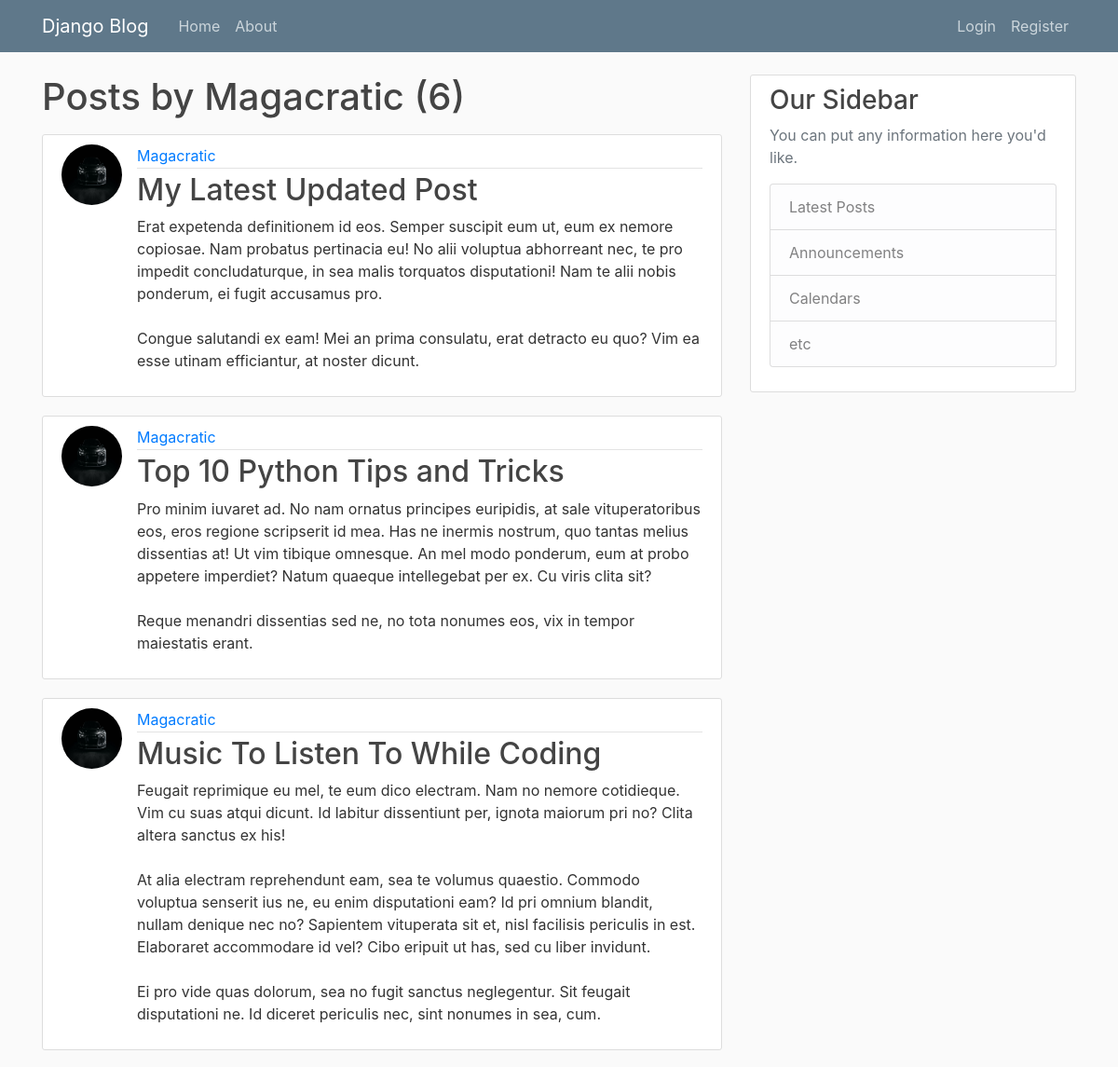
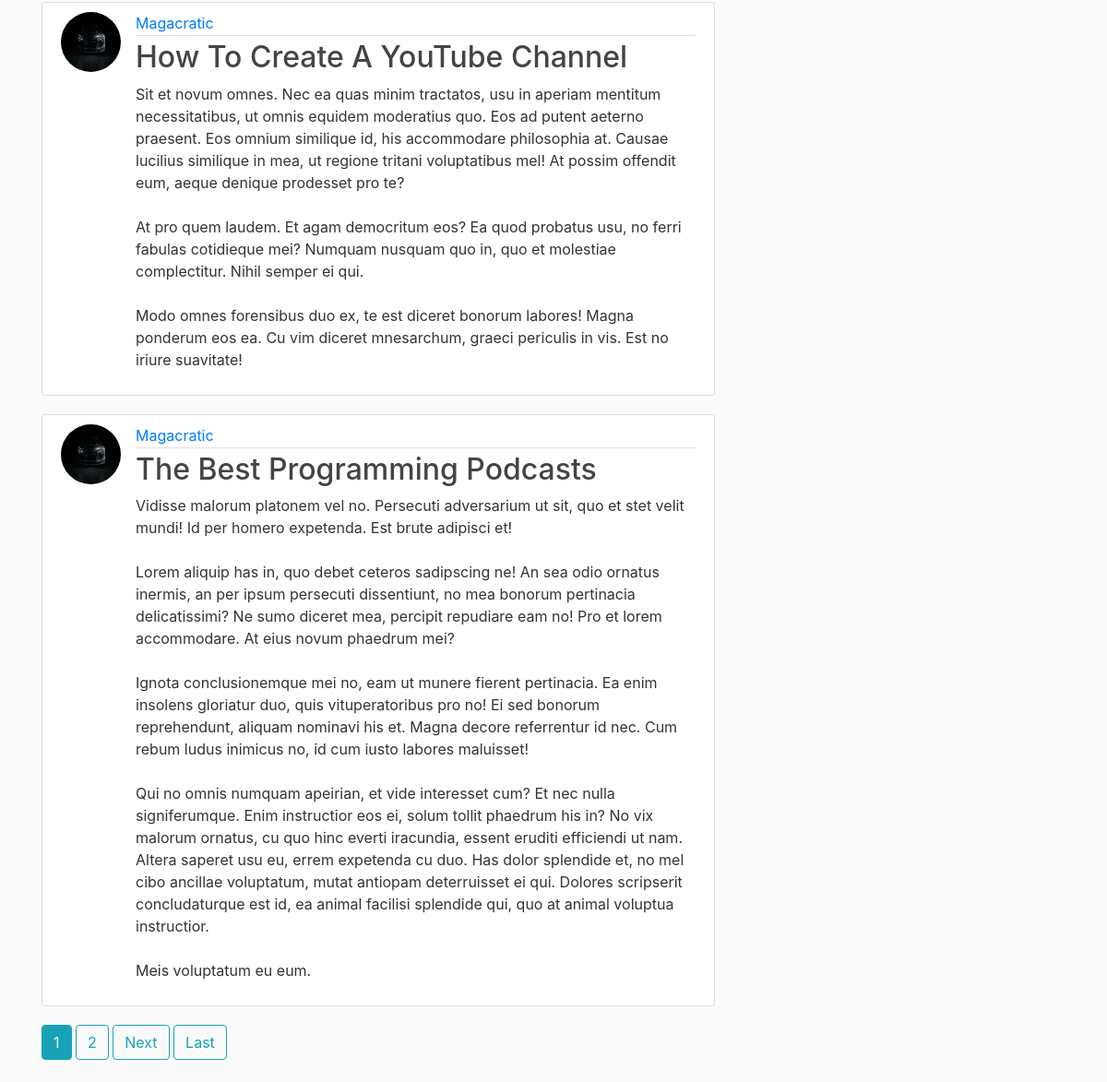
/user/Magacratic/, run on the app's committed database (2 pictures, top to bottom).
### blog/models.py (models this page shows, shortened)
class Post(models.Model):
    title = models.CharField(max_length=100)
    content = models.TextField()
    data_posted = models.DateTimeField(default = timezone.now)
    author = models.ForeignKey(User,on_delete=models.CASCADE)

### users/models.py (models this page shows, shortened)
class Profile(models.Model):
    user = models.OneToOneField(User,on_delete=models.CASCADE)
    image = models.ImageField(default='default.jpg',upload_to='profile_pics')

### blog/views.py (the view)
# urls.py: path('user/<str:username>/',UserPostListView.as_view(),name ='user-posts'),
class UserPostListView(ListView):
    paginate_by = 5
    logger.info('cheking users')
    model = Post
    template_name = 'blog/user_posts.html'
    context_object_name = 'posts'
    def get_queryset(self):
        user = get_object_or_404(User,username = self.kwargs.get('username'))
        return   Post.objects.filter(author = user).order_by('-data_posted')
    def get_context_data(self, *, object_list=None, **kwargs):
        context = super().get_context_data()
        context['url'] = self.kwargs.get('username')
        return  context

### blog/templates/blog/user_posts.html (shortened to what this page needs)
{% extends "blog/base.html" %}
{% block content %}
    <h1 class="mb-3">Posts by {{url}} ({{ page_obj.paginator.count }})</h1>
    {% for post in posts %}
        <article class="media content-section">
          <img class="rounded-circle article-img" src="{{ post.author.profile.image.url }}">
          <div class="media-body">
            <div class="article-metadata">
              <a class="mr-2" href="{% url 'user-posts' post.author.username %}">{{ post.author }}</a>
            </div>
            <h2><a class="article-title" href="{% url 'post-detail' post.id %}">{{ post.title }}</a></h2>
            <p class="article-content">{{ post.content }}</p>
          </div>
        </article>
    {% endfor %}
    {% if is_paginated %}
      {% for num in page_obj.paginator.page_range %}
        {% if page_obj.number == num %}
          <a class="btn btn-info mb-4" href="?page={{ num }}">{{ num }}</a>
        {% elif num > page_obj.number|add:'-3' and num < page_obj.number|add:'3' %}
          <a class="btn btn-outline-info mb-4" href="?page={{ num }}">{{ num }}</a>
        {% endif %}
      {% endfor %}
      {% if page_obj.has_next %}
        <a class="btn btn-outline-info mb-4" href="?page={{ page_obj.next_page_number }}">Next</a>
        <a class="btn btn-outline-info mb-4" href="?page={{ page_obj.paginator.num_pages }}">Last</a>
      {% endif %}
    {% endif %}
{% endblock content %}

### blog/static/blog/main.css (style rules this page uses)
body { background: #fafafa; color: #333333; margin-top: 5rem; }
h1, h2, h3, h4, h5, h6 { color: #444444; }
.content-section { background: #ffffff; padding: 10px 20px; border: 1px solid #dddddd; border-radius: 3px; margin-bottom: 20px; }
.article-title { color: #444444; }
.article-content { white-space: pre-line; }
.article-img { height: 65px; width: 65px; margin-right: 16px; }
.article-metadata { padding-bottom: 1px; margin-bottom: 4px; border-bottom: 1px solid #e3e3e3 }

### data on the page
Post: author.profile.image (placeholder picture), author "Magacratic", title "My Latest Updated Post", content "Erat expetenda definitionem id eos. Semper suscipit eum ut, eum ex nemore copiosae. Nam probatus pertinacia eu! No alii voluptua abhorreant nec, te pro impedit concludaturque, in sea malis torquatos disputationi! Nam te alii nobis ponderum, ei fugit accusamus pro. Congue salutandi ex eam! Mei an prima consulatu, erat detracto eu quo? Vim ea esse utinam efficiantur, at noster dicunt."
Post: author.profile.image (placeholder picture), author "Magacratic", title "Top 10 Python Tips and Tricks", content "Pro minim iuvaret ad. No nam ornatus principes euripidis, at sale vituperatoribus eos, eros regione scripserit id mea. Has ne inermis nostrum, quo tantas melius dissentias at! Ut vim tibique omnesque. An mel modo ponderum, eum at probo appetere imperdiet? Natum quaeque intellegebat per ex. Cu viris clita sit? Reque menandri dissentias sed ne, no tota nonumes eos, vix in tempor maiestatis erant."
Post: author.profile.image (placeholder picture), author "Magacratic", title "Music To Listen To While Coding", content "Feugait reprimique eu mel, te eum dico electram. Nam no nemore cotidieque. Vim cu suas atqui dicunt. Id labitur dissentiunt per, ignota maiorum pri no? Clita altera sanctus ex his! At alia electram reprehendunt eam, sea te volumus quaestio. Commodo voluptua senserit ius ne, eu enim disputationi eam? Id pri omnium blandit, nullam denique nec no? Sapientem vituperata sit et, nisl facilisis periculis in est. Elaboraret accommodare id vel? Cibo eripuit ut has, sed cu liber invidunt. Ei pro vide quas dolorum, sea no fugit sanctus neglegentur. Sit feugait disputationi ne. Id diceret periculis nec, sint nonumes in sea, cum."
Post: author.profile.image (placeholder picture), author "Magacratic", title "How To Create A YouTube Channel", content "Sit et novum omnes. Nec ea quas minim tractatos, usu in aperiam mentitum necessitatibus, ut omnis equidem moderatius quo. Eos ad putent aeterno praesent. Eos omnium similique id, his accommodare philosophia at. Causae lucilius similique in mea, ut regione tritani voluptatibus mel! At possim offendit eum, aeque denique prodesset pro te? At pro quem laudem. Et agam democritum eos? Ea quod probatus usu, no ferri fabulas cotidieque mei? Numquam nusquam quo in, quo et molestiae complectitur. Nihil semper ei qui. Modo omnes forensibus duo ex, te est diceret bonorum labores! Magna ponderum eos ea. Cu vim diceret mnesarchum, graeci periculis in vis. Est no iriure suavitate!"
Post: author.profile.image (placeholder picture), author "Magacratic", title "The Best Programming Podcasts", content "Vidisse malorum platonem vel no. Persecuti adversarium ut sit, quo et stet velit mundi! Id per homero expetenda. Est brute adipisci et! Lorem aliquip has in, quo debet ceteros sadipscing ne! An sea odio ornatus inermis, an per ipsum persecuti dissentiunt, no mea bonorum pertinacia delicatissimi? Ne sumo diceret mea, percipit repudiare eam no! Pro et lorem accommodare. At eius novum phaedrum mei? Ignota conclusionemque mei no, eam ut munere fierent pertinacia. Ea enim insolens gloriatur duo, quis vituperatoribus pro no! Ei sed bonorum reprehendunt, aliquam nominavi his et. Magna decore referrentur id nec. Cum rebum ludus inimicus no, id cum iusto labores maluisset! Qui no omnis numquam…"

### other printed values
{{ url }} "Magacratic"
{{ page_obj.paginator.count }} "6"
{{ num }} "1"
{{ num }} "2"
